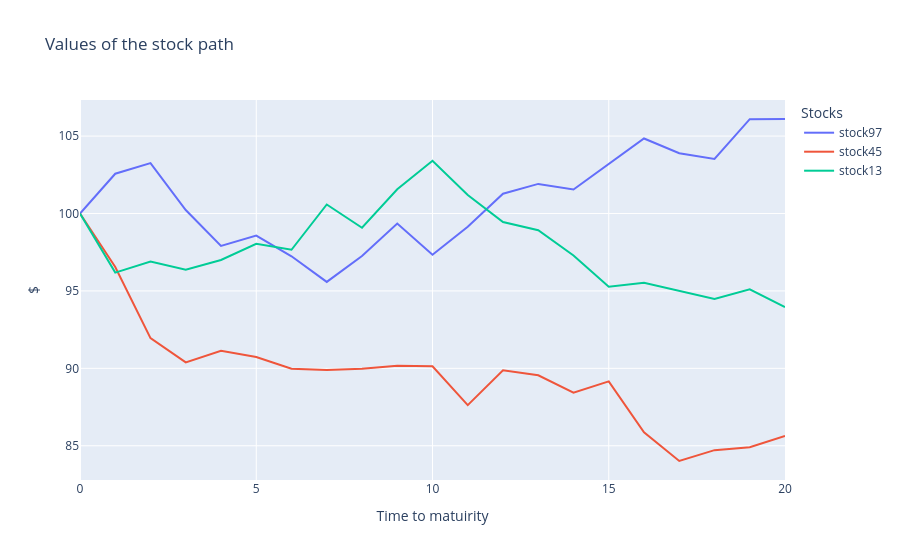

The code cell stored with this chart in its notebook:
### Code cell
fig = go.Figure()
# Add traces for each column
for column in stock_prices.columns[values]:
    fig.add_trace(go.Scatter(x=stock_prices.index, y=stock_prices[column], mode='lines', name=f"stock{column}"))

# Update layout
fig.update_layout(
    title='Values of the stock path ',
    xaxis_title='Time to matuirity',
    yaxis_title='$',
    template='plotly',
    legend=dict(title='Stocks'),
)

# Show the plot
fig.show()

### Figure 1 — Plotly figure (JSON) as saved in the notebook; plotly's stock layout.template omitted (floating-point values rounded to 4 significant figures)
{"data": [{"mode": "lines", "name": "stock97", "type": "scatter", "x": [0, 1, 2, 3, 4, 5, 6, 7, 8, 9, 10, 11, 12, 13, 14, 15, 16, 17, 18, 19, 20], "y": [100, 102.6, 103.3, 100.2, 97.91, 98.57, 97.24, 95.58, 97.25, 99.35, 97.34, 99.15, 101.3, 101.9, 101.6, 103.2, 104.8, 103.9, 103.5, 106.1, 106.1]}, {"mode": "lines", "name": "stock45", "type": "scatter", "x": [0, 1, 2, 3, 4, 5, 6, 7, 8, 9, 10, 11, 12, 13, 14, 15, 16, 17, 18, 19, 20], "y": [100, 96.55, 91.95, 90.39, 91.13, 90.73, 89.97, 89.89, 89.98, 90.17, 90.13, 87.62, 89.87, 89.55, 88.43, 89.16, 85.86, 84.02, 84.72, 84.9, 85.63]}, {"mode": "lines", "name": "stock13", "type": "scatter", "x": [0, 1, 2, 3, 4, 5, 6, 7, 8, 9, 10, 11, 12, 13, 14, 15, 16, 17, 18, 19, 20], "y": [100, 96.18, 96.9, 96.37, 97.0, 98.04, 97.66, 100.6, 99.08, 101.6, 103.4, 101.2, 99.45, 98.92, 97.29, 95.27, 95.52, 94.99, 94.48, 95.1, 93.95]}], "layout": {"legend": {"title": {"text": "Stocks"}}, "title": {"text": "Values of the stock path "}, "xaxis": {"title": {"text": "Time to matuirity"}}, "yaxis": {"title": {"text": "$"}}}}
